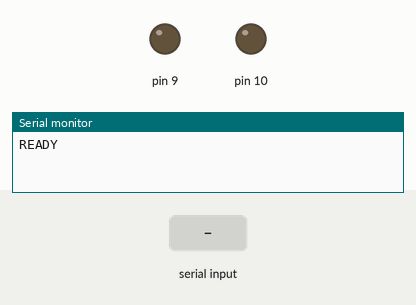
Recording of a sketch running on a simulated Arduino Uno, built with avr-gcc and run on an emulated ATmega328P. Parts: output pins drawn as LEDs (lit = HIGH), the last lines printed to the serial monitor. The test bench sets the inputs (shaded band).

Above: at 1.2 s.
1.3 s: "a" received over Serial
At 2.6 s:
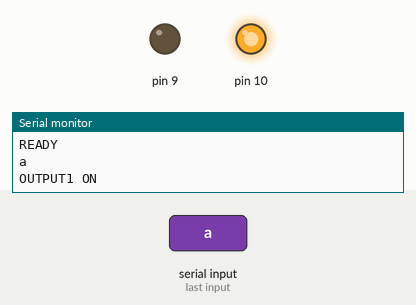
2.9 s: "c" received over Serial
At 3.9 s:
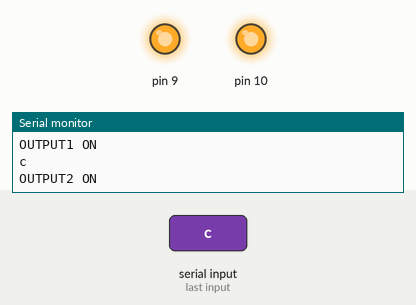
4.5 s: "b" received over Serial
At 5.1 s:
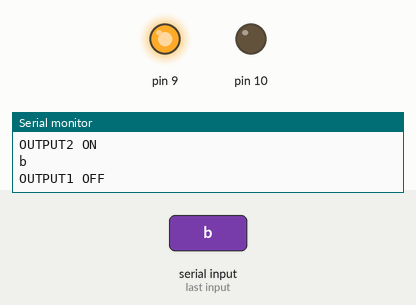
Timing chart, 0 to 7.5 s (numbered marks = the images above; inputs shaded):
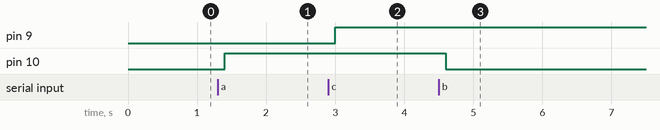

The sketch:

housecontrol.ino
```cpp
int in = 2;

void setup()
{
    Serial.begin(9600);
    pinMode(in, INPUT);
    pinMode(10, OUTPUT);
    pinMode(9, OUTPUT);
    Serial.print("READY\n");
}

void loop()
{
    int i=0;
    char commandbuffer[100];
    commandbuffer[0] = '\0';

    if(Serial.available()){
        delay(100);
        while( Serial.available() && i< 99) {
            commandbuffer[i++] = Serial.read();
        }
        commandbuffer[i++]='\0';
    }

    if(i>0)
        Serial.println((char*)commandbuffer);

        if(((char*)commandbuffer)[0] == 'a') {
            Serial.println("OUTPUT1 ON");
            digitalWrite(10, HIGH);
        }
        if(((char*)commandbuffer)[0] == 'b') {
            Serial.println("OUTPUT1 OFF");
            digitalWrite(10, LOW);
        }
        if(((char*)commandbuffer)[0] == 'c') {
            Serial.println("OUTPUT2 ON");
            digitalWrite(9, HIGH);
        }
        if(((char*)commandbuffer)[0] == 'd') {
            Serial.println("OUTPUT2 OFF");
            digitalWrite(9, LOW);
        }
}
```

Measured:
- after the input at 1.3 s, pin 10: LOW → HIGH after 0.10 s
- after the input at 2.9 s, pin 9: LOW → HIGH after 0.10 s
- after the input at 4.5 s, pin 10: HIGH → LOW after 0.10 s
